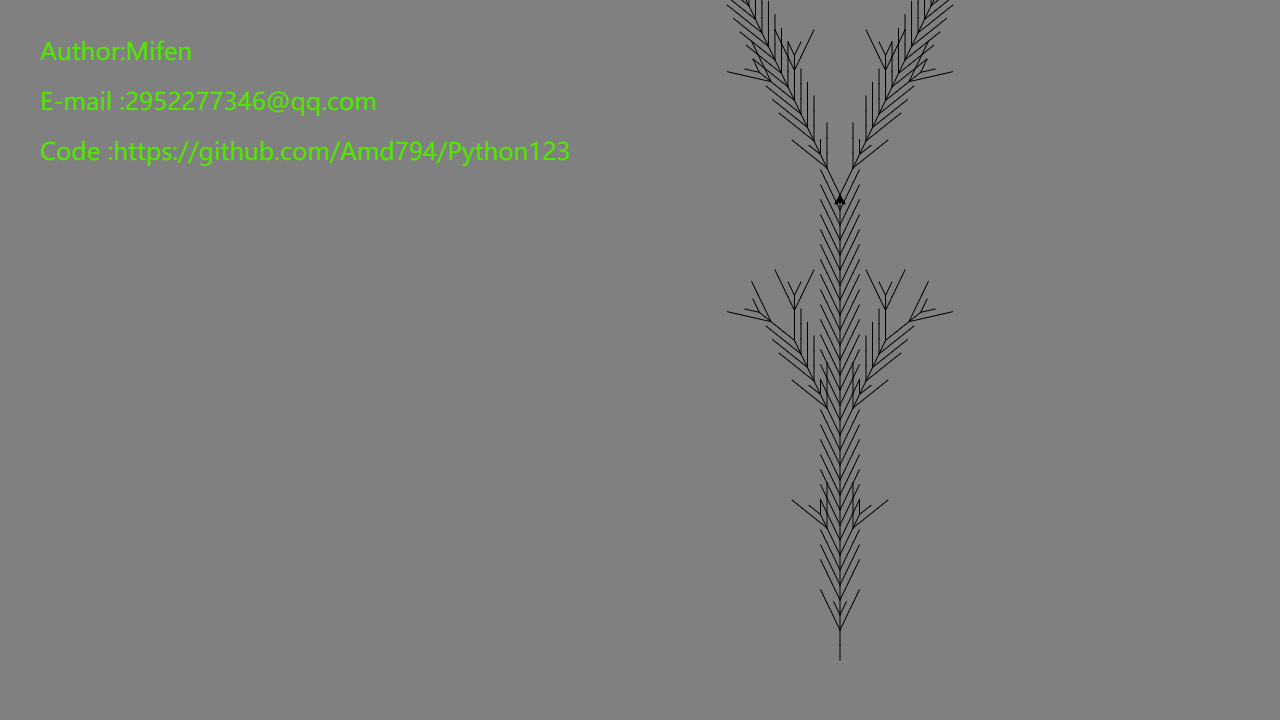

This chart was generated by the following Python code:
# -*- coding: utf-8 -*-
# Time    : 2019/4/6 21:06
# Author  : Mifen
# Email   : 2952277346@qq.com
# Github  : https://github.com/Amd794


import turtle as t
import random


def draw_path(length, angle, path, expalnation, lengthFactor):
    posList, angleList = [], []

    for symbol in path:
        # print(expalnation[symbol])
        if symbol == 'F':
            # t.color(getColor(), getColor(), getColor())
            t.forward(length)
        elif symbol == '>':
            length = length * lengthFactor
        elif symbol == '<':
            length = length / lengthFactor
        elif symbol == '+':
            t.left(angle)
        elif symbol == '-':
            t.rt(angle)
        elif symbol == '[':
            posList.append(t.pos())
            angleList.append(t.heading())
        elif symbol == 'a':
            t.pensize(4)
            t.color("green")
        elif symbol == 'b':
            t.color("green")
            t.pensize(3)
        elif symbol == 'c':
            t.pensize(2)
            t.color("#18b418")
        elif symbol == ']':
            t.up()
            t.home()
            t.goto(posList.pop())
            t.left(angleList.pop())
            t.down()


def apply_rules(path, rules):
    L = [_ for _ in path]
    for i in range(len(L)):
        symbol = L[i]
        characters = 'xy'
        for character in characters:
            if symbol == character:
                L[i] = rules[symbol]
    path = ''.join(L)
    return path


def getColor():
    t.colormode(255)
    return random.randint(0, 255)


def Introduction(x=-600, y=-350):
    t.up()
    t.color(getColor(), getColor(), getColor())
    t.goto(-600, 300)
    t.write('Author:Mifen', font=("微软雅黑", 18))
    t.goto(-600, 250)
    t.write('E-mail :2952277346@qq.com', font=("微软雅黑", 18))
    t.goto(-600, 200)
    t.write('Code :https://github.com/Amd794/Python123', font=("微软雅黑", 18))
    t.color("black")
    t.goto(x, y)
    t.down()


def initialization():
    t.setup(1280, 720)
    t.bgcolor("grey")
    t.speed(0)
    t.pensize(1)


def run(n, angle, length, path, rules, lengthFactor):
    initialization()
    Introduction(200, -300)
    expalnation = {
        'F': '画线',
        'x': '-',
        '+': '逆时针旋转',
        '-': '顺时针旋转',
        '[': '记录当前位置',
        ']': '恢复上一个位置',
        'a': '上色',
        'b': '上色',
        'c': '上色',
        '>': '伸长',
        '<': '缩短',
        'y': '-'
    }
    for _ in range(n):
        path = apply_rules(path, rules)
    print(path)
    draw_path(length, angle, path, expalnation, lengthFactor)
    t.done()


if __name__ == '__main__':
    angle = 25.7
    length = 15
    lengthFactor = 1.36
    path = 'y'   # 初始路径
    rules = {
        'x': 'x[-FFF][+FFF]Fx',  # 转换规则
        'y': 'yFx[+y][-y]'   # 转换规则
    }
    t.lt(90)
    run(5, angle, length, path, rules, lengthFactor)
